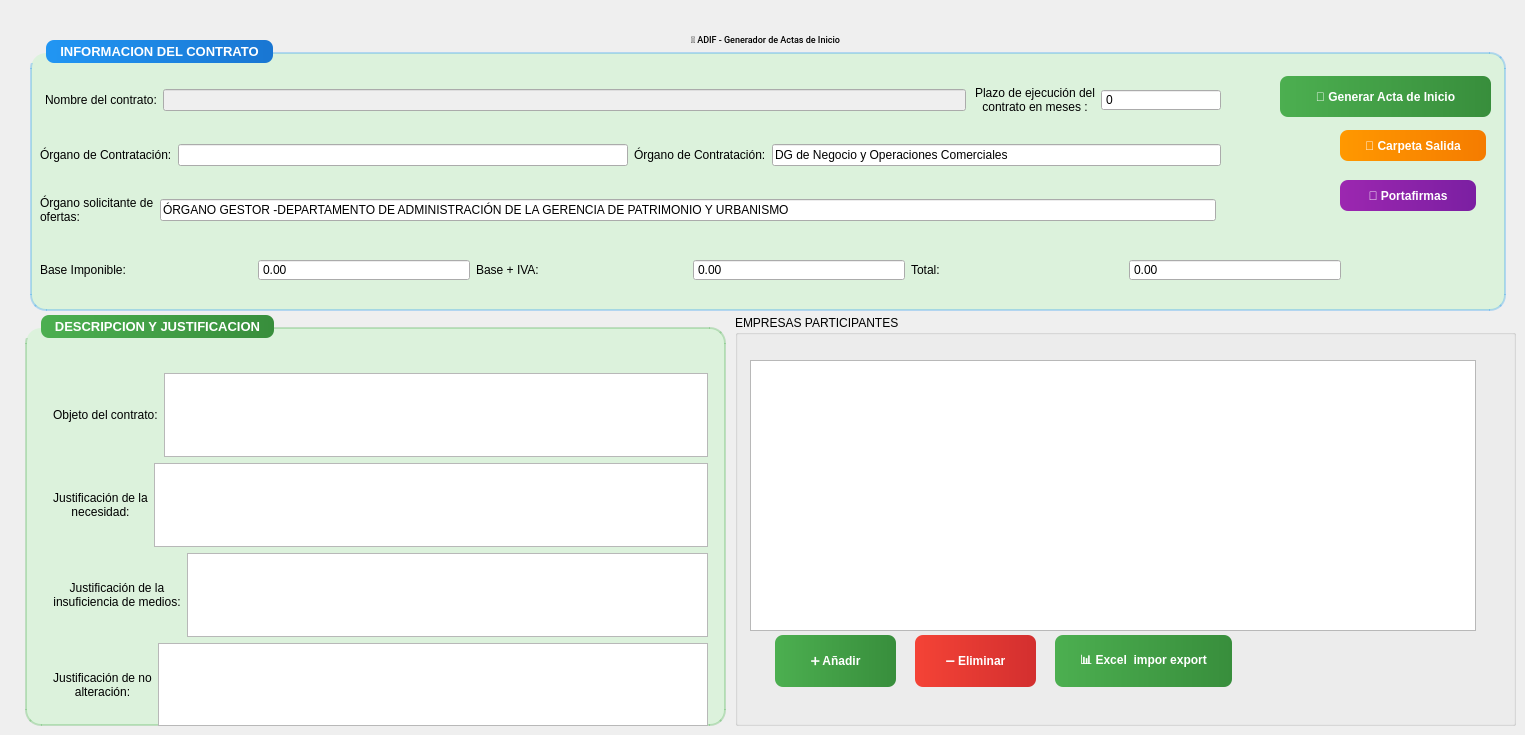
    <widget class="QWidget" name="Inicio">
     <attribute name="title">
      <string>Inicio</string>
     </attribute>
     <widget class="QLabel" name="label_14">
      <property name="geometry">
       <rect>
        <x>30</x>
        <y>9</y>
        <width>1471</width>
        <height>61</height>
       </rect>
      </property>
      <property name="font">
       <font>
        <family>Segoe UI,Arial,Calibri,Roboto,sans-serif</family>
        <pointsize>7</pointsize>
        <weight>62</weight>
        <bold>true</bold>
       </font>
      </property>
      <property name="text">
       <string>🏢 ADIF - Generador de Actas de Inicio</string>
      </property>
      <property name="alignment">
       <set>Qt::AlignCenter</set>
      </property>
      <property name="setFixedSize" stdset="0">
       <size>
        <width>1471</width>
        <height>61</height>
       </size>
      </property>
     </widget>
     <widget class="QGroupBox" name="groupBox_2">
      <property name="geometry">
       <rect>
        <x>30</x>
        <y>40</y>
        <width>1476</width>
        <height>271</height>
       </rect>
      </property>
      <property name="styleSheet">
       <string notr="true">QGroupBox {
    background: #dcf2dc;
    border: 2px solid rgba(33, 150, 243, 0.3);
    border-radius: 16px;
    margin-top: 12px;
    padding-top: 8px;
    font-weight: 600;
    font-size: 10pt;
    color: #1565C0;
}
QGroupBox::title {
    subcontrol-origin: margin;
    subcontrol-position: top left;
    padding: 4px 12px;
    background: qlineargradient(x1:0,y1:0,x2:1,y2:0, stop:0 #2196F3, stop:1 #1976D2);
    color: white;
    border-radius: 8px;
    margin-left: 16px;
}</string>
      </property>
      <property name="title">
       <string>INFORMACION DEL CONTRATO</string>
      </property>
      <property name="setFixedSize" stdset="0">
       <size>
        <width>1476</width>
        <height>296</height>
       </size>
      </property>
      <widget class="QPushButton" name="Abrir_carpeta">
       <property name="geometry">
        <rect>
         <x>1310</x>
         <y>90</y>
         <width>146</width>
         <height>31</height>
        </rect>
       </property>
       <property name="styleSheet">
        <string notr="true">QPushButton {
    background: qlineargradient(x1:0,y1:0,x2:1,y2:0, stop:0 #FF9800, stop:1 #F57C00);
    color: #ffffff;
    border: none;
    border-radius: 8px;
    padding: 6px 12px;
    font-weight: 600;
    font-size: 9pt;
}
QPushButton:hover {
    background: qlineargradient(x1:0,y1:0,x2:1,y2:0, stop:0 #FFB74D, stop:1 #FF9800);
}
QPushButton:pressed {
    background: #E65100;
}</string>
       </property>
       <property name="text">
        <string>📁 Carpeta Salida</string>
       </property>
       <property name="setFixedSize" stdset="0">
        <size>
         <width>146</width>
         <height>31</height>
        </size>
       </property>
      </widget>
      <widget class="QPushButton" name="Abrir_portafirmas">
       <property name="geometry">
        <rect>
         <x>1310</x>
         <y>140</y>
         <width>136</width>
         <height>31</height>
        </rect>
       </property>
       <property name="styleSheet">
        <string notr="true">QPushButton {
    background: qlineargradient(x1:0,y1:0,x2:1,y2:0, stop:0 #9C27B0, stop:1 #7B1FA2);
    color: #ffffff;
    border: none;
    border-radius: 8px;
    padding: 6px 12px;
    font-weight: 600;
    font-size: 9pt;
}
QPushButton:hover {
    background: qlineargradient(x1:0,y1:0,x2:1,y2:0, stop:0 #BA68C8, stop:1 #9C27B0);
}
QPushButton:pressed {
    background: #6A1B9A;
}</string>
       </property>
       <property name="text">
        <string>📝 Portafirmas</string>
       </property>
       <property name="setFixedSize" stdset="0">
        <size>
         <width>136</width>
         <height>31</height>
        </size>
       </property>
      </widget>
      <widget class="QPushButton" name="Generar_Acta_Inicio">
       <property name="geometry">
        <rect>
         <x>1250</x>
         <y>36</y>
         <width>211</width>
         <height>41</height>
        </rect>
       </property>
       <property name="styleSheet">
        <string notr="true">QPushButton {
    background: qlineargradient(x1:0,y1:0,x2:1,y2:0, stop:0 #4CAF50, stop:1 #388E3C);
    color: #ffffff;
    border: none;
    border-radius: 8px;
    padding: 6px 12px;
    font-weight: 600;
    font-size: 9pt;
}
QPushButton:hover {
    background: qlineargradient(x1:0,y1:0,x2:1,y2:0, stop:0 #66BB6A, stop:1 #4CAF50);
}
QPushButton:pressed {
    background: #2E7D32;
}</string>
       </property>
       <property name="text">
        <string>🏁 Generar Acta de Inicio</string>
       </property>
       <property name="setFixedSize" stdset="0">
        <size>
         <width>211</width>
         <height>41</height>
        </size>
       </property>
      </widget>
      <widget class="QWidget" name="layoutWidget">
       <property name="geometry">
        <rect>
         <x>10</x>
         <y>145</y>
         <width>1176</width>
         <height>50</height>
        </rect>
       </property>
       <layout class="QHBoxLayout" name="horizontalLayout_19">
        <item>
         <widget class="QLabel" name="Lb9">
          <property name="text">
           <string>Órgano solicitante de ofertas:</string>
          </property>
          <property name="wordWrap">
           <bool>true</bool>
          </property>
         </widget>
        </item>
        <item>
         <widget class="QLineEdit" name="OrganoSolicitaOfertas">
          <property name="text">
           <string>ÓRGANO GESTOR -DEPARTAMENTO DE ADMINISTRACIÓN DE LA GERENCIA DE PATRIMONIO Y URBANISMO </string>
          </property>
         </widget>
        </item>
       </layout>
      </widget>
      <widget class="QWidget" name="layoutWidget">
       <property name="geometry">
        <rect>
         <x>10</x>
         <y>90</y>
         <width>1181</width>
         <height>50</height>
        </rect>
       </property>
       <layout class="QHBoxLayout" name="horizontalLayout_20">
        <item>
         <widget class="QLabel" name="Lb2">
          <property name="text">
           <string>Órgano de Contratación:</string>
          </property>
         </widget>
        </item>
        <item>
         <widget class="QLineEdit" name="organoContratacion">
          <property name="enabled">
           <bool>true</bool>
          </property>
          <property name="text">
           <string/>
          </property>
          <property name="readOnly">
           <bool>false</bool>
          </property>
         </widget>
        </item>
        <item>
         <widget class="QLabel" name="Lb3">
          <property name="text">
           <string>Órgano de Contratación:</string>
          </property>
         </widget>
        </item>
        <item>
         <widget class="QLineEdit" name="organoContratacion2">
          <property name="text">
           <string>DG de Negocio y Operaciones Comerciales</string>
          </property>
          <property name="readOnly">
           <bool>false</bool>
          </property>
         </widget>
        </item>
       </layout>
      </widget>
      <widget class="QWidget" name="layoutWidget">
       <property name="geometry">
        <rect>
         <x>15</x>
         <y>35</y>
         <width>921</width>
         <height>50</height>
        </rect>
       </property>
       <layout class="QHBoxLayout" name="horizontalLayout_21">
        <item>
         <widget class="QLabel" name="Lb1">
          <property name="text">
           <string>Nombre del contrato:</string>
          </property>
         </widget>
        </item>
        <item>
         <widget class="QLineEdit" name="nombreObra">
          <property name="enabled">
           <bool>false</bool>
          </property>
         </widget>
        </item>
       </layout>
      </widget>
      <widget class="QWidget" name="layoutWidget">
       <property name="geometry">
        <rect>
         <x>945</x>
         <y>35</y>
         <width>246</width>
         <height>50</height>
        </rect>
       </property>
       <layout class="QHBoxLayout" name="horizontalLayout_22">
        <item>
         <widget class="QLabel" name="Lb4">
          <property name="text">
           <string>Plazo de ejecución del contrato en meses :</string>
          </property>
          <property name="alignment">
           <set>Qt::AlignCenter</set>
          </property>
          <property name="wordWrap">
           <bool>true</bool>
          </property>
         </widget>
        </item>
        <item>
         <widget class="QSpinBox" name="plazoEjecucion">
          <property name="buttonSymbols">
           <enum>QAbstractSpinBox::NoButtons</enum>
          </property>
         </widget>
        </item>
       </layout>
      </widget>
      <widget class="QWidget" name="layoutWidget">
       <property name="geometry">
        <rect>
         <x>10</x>
         <y>205</y>
         <width>1301</width>
         <height>50</height>
        </rect>
       </property>
       <layout class="QHBoxLayout" name="horizontalLayout_24">
        <item>
         <widget class="QLabel" name="Lb5">
          <property name="text">
           <string>Base Imponible:</string>
          </property>
         </widget>
        </item>
        <item>
         <widget class="QDoubleSpinBox" name="basePresupuesto">
          <property name="buttonSymbols">
           <enum>QAbstractSpinBox::NoButtons</enum>
          </property>
          <property name="decimals">
           <number>2</number>
          </property>
          <property name="minimum">
           <double>0.000000000000000</double>
          </property>
          <property name="maximum">
           <double>100000000.000000000000000</double>
          </property>
          <property name="singleStep">
           <double>1.000000000000000</double>
          </property>
         </widget>
        </item>
        <item>
         <widget class="QLabel" name="Lb6">
          <property name="text">
           <string>Base + IVA:</string>
          </property>
         </widget>
        </item>
        <item>
         <widget class="QDoubleSpinBox" name="ivaPresupuestoBase">
          <property name="readOnly">
           <bool>true</bool>
          </property>
          <property name="buttonSymbols">
           <enum>QAbstractSpinBox::NoButtons</enum>
          </property>
          <property name="decimals">
           <number>2</number>
          </property>
          <property name="minimum">
           <double>0.000000000000000</double>
          </property>
          <property name="maximum">
           <double>100000000.000000000000000</double>
          </property>
          <property name="singleStep">
           <double>1.000000000000000</double>
          </property>
         </widget>
        </item>
        <item>
         <widget class="QLabel" name="Lb7">
          <property name="text">
           <string>Total:</string>
          </property>
         </widget>
        </item>
        <item>
         <widget class="QDoubleSpinBox" name="totalPresupuestoBase">
          <property name="readOnly">
           <bool>true</bool>
          </property>
          <property name="buttonSymbols">
           <enum>QAbstractSpinBox::NoButtons</enum>
          </property>
          <property name="decimals">
           <number>2</number>
          </property>
          <property name="minimum">
           <double>0.000000000000000</double>
          </property>
          <property name="maximum">
           <double>100000000.000000000000000</double>
          </property>
          <property name="singleStep">
           <double>1.000000000000000</double>
          </property>
         </widget>
        </item>
       </layout>
      </widget>
     </widget>
     <widget class="QGroupBox" name="groupBox_3">
      <property name="geometry">
       <rect>
        <x>25</x>
        <y>315</y>
        <width>701</width>
        <height>411</height>
       </rect>
      </property>
      <property name="styleSheet">
       <string notr="true">QGroupBox {
    background: #dcf2dc;
    border: 2px solid rgba(76, 175, 80, 0.3);
    border-radius: 16px;
    margin-top: 12px;
    padding-top: 8px;
    font-weight: 600;
    font-size: 10pt;
    color: #388E3C;
}
QGroupBox::title {
    subcontrol-origin: margin;
    subcontrol-position: top left;
    padding: 4px 12px;
    background: qlineargradient(x1:0,y1:0,x2:1,y2:0, stop:0 #4CAF50, stop:1 #388E3C);
    color: white;
    border-radius: 8px;
    margin-left: 16px;
}</string>
      </property>
      <property name="title">
       <string>DESCRIPCION Y JUSTIFICACION</string>
      </property>
      <property name="setFixedSize" stdset="0">
       <size>
        <width>701</width>
        <height>486</height>
       </size>
      </property>
      <widget class="QWidget" name="layoutWidget">
       <property name="geometry">
        <rect>
         <x>20</x>
         <y>50</y>
         <width>671</width>
         <height>397</height>
        </rect>
       </property>
       <layout class="QVBoxLayout" name="verticalLayout_3">
        <property name="sizeConstraint">
         <enum>QLayout::SetDefaultConstraint</enum>
        </property>
        <property name="leftMargin">
         <number>8</number>
        </property>
        <property name="topMargin">
         <number>8</number>
        </property>
        <property name="rightMargin">
         <number>8</number>
        </property>
        <property name="bottomMargin">
         <number>8</number>
        </property>
        <item>
         <layout class="QHBoxLayout" name="horizontalLayout_30">
          <item>
           <widget class="QLabel" name="Lb_1">
            <property name="text">
             <string>Objeto del contrato:</string>
            </property>
            <property name="wordWrap">
             <bool>true</bool>
            </property>
           </widget>
          </item>
          <item>
           <widget class="QTextEdit" name="objeto"/>
          </item>
         </layout>
        </item>
        <item>
         <layout class="QHBoxLayout" name="horizontalLayout_29">
          <item>
           <widget class="QLabel" name="Lb_2">
            <property name="text">
             <string>Justificación de la necesidad:</string>
            </property>
            <property name="alignment">
             <set>Qt::AlignCenter</set>
            </property>
            <property name="wordWrap">
             <bool>true</bool>
            </property>
           </widget>
          </item>
          <item>
           <widget class="QTextEdit" name="justificacion"/>
          </item>
         </layout>
        </item>
        <item>
         <layout class="QHBoxLayout" name="horizontalLayout_28">
          <item>
           <widget class="QLabel" name="Lb_3">
            <property name="text">
             <string>Justificación de la insuficiencia de medios:</string>
            </property>
            <property name="alignment">
             <set>Qt::AlignCenter</set>
            </property>
            <property name="wordWrap">
             <bool>true</bool>
            </property>
           </widget>
          </item>
          <item>
           <widget class="QTextEdit" name="insuficiencia"/>
          </item>
         </layout>
        </item>
        <item>
         <layout class="QHBoxLayout" name="horizontalLayout_27">
          <item>
           <widget class="QLabel" name="Lb_4">
            <property name="text">
             <string>Justificación de no alteración:</string>
            </property>
            <property name="alignment">
             <set>Qt::AlignCenter</set>
            </property>
            <property name="wordWrap">
             <bool>true</bool>
            </property>
           </widget>
          </item>
          <item>
           <widget class="QTextEdit" name="justificacionLimites">
            <property name="readOnly">
             <bool>true</bool>
            </property>
           </widget>
          </item>
         </layout>
        </item>
        <item>
         <layout class="QHBoxLayout" name="horizontalLayout_26">
          <item>
           <widget class="QLabel" name="Lb8">
            <property name="text">
             <string>Régimen de pagos:</string>
            </property>
           </widget>
          </item>
          <item>
           <widget class="QLineEdit" name="regimenPagos"/>
          </item>
         </layout>
        </item>
       </layout>
      </widget>
     </widget>
     <widget class="QGroupBox" name="groupBox_4">
      <property name="geometry">
       <rect>
        <x>735</x>
        <y>315</y>
        <width>781</width>
        <height>411</height>
       </rect>
      </property>
      <property name="styleSheet">
       <string notr="true">QPushButton {
background: qlineargradient(x1:0,y1:0,x2:1,y2:0, stop:0 #FFC107, stop:1 #FF8F00);
color: #ffffff;
border: none;
border-radius: 8px;
padding: 6px 12px;
font-weight: 600;
}
QPushButton:hover {
background: qlineargradient(x1:0,y1:0,x2:1,y2:0, stop:0 #FFD54F, stop:1 #FFC107);
}
QPushButton:pressed {
background: #FF6F00;
}</string>
      </property>
      <property name="title">
       <string>EMPRESAS PARTICIPANTES</string>
      </property>
      <property name="setFixedSize" stdset="0">
       <size>
        <width>771</width>
        <height>486</height>
       </size>
      </property>
      <widget class="QTableWidget" name="TwEmpresas">
       <property name="geometry">
        <rect>
         <x>15</x>
         <y>45</y>
         <width>726</width>
         <height>271</height>
        </rect>
       </property>
       <property name="font">
        <font>
         <family>Segoe UI,Arial,Calibri,Roboto,sans-serif</family>
         <pointsize>7</pointsize>
         <weight>50</weight>
         <bold>false</bold>
        </font>
       </property>
       <property name="verticalScrollBarPolicy">
        <enum>Qt::ScrollBarAsNeeded</enum>
       </property>
       <property name="sizeAdjustPolicy">
        <enum>QAbstractScrollArea::AdjustToContents</enum>
       </property>
       <property name="setFixedSize" stdset="0">
        <size>
         <width>726</width>
         <height>361</height>
        </size>
       </property>
       <attribute name="horizontalHeaderDefaultSectionSize">
        <number>80</number>
       </attribute>
       <attribute name="verticalHeaderDefaultSectionSize">
        <number>60</number>
       </attribute>
       <attribute name="verticalHeaderMinimumSectionSize">
        <number>60</number>
       </attribute>
      </widget>
      <widget class="QPushButton" name="Pb_add">
       <property name="geometry">
        <rect>
         <x>40</x>
         <y>320</y>
         <width>121</width>
         <height>52</height>
        </rect>
       </property>
       <property name="sizePolicy">
        <sizepolicy hsizetype="Fixed" vsizetype="Fixed">
         <horstretch>0</horstretch>
         <verstretch>0</verstretch>
        </sizepolicy>
       </property>
       <property name="minimumSize">
        <size>
         <width>80</width>
         <height>52</height>
        </size>
       </property>
       <property name="styleSheet">
        <string notr="true">QPushButton {
    background: qlineargradient(x1:0,y1:0,x2:1,y2:0, stop:0 #4CAF50, stop:1 #388E3C);
    color: #ffffff;
    border: none;
    border-radius: 8px;
    padding: 6px 12px;
    font-weight: 600;
    font-size: 9pt;
}
QPushButton:hover {
    background: qlineargradient(x1:0,y1:0,x2:1,y2:0, stop:0 #66BB6A, stop:1 #4CAF50);
}
QPushButton:pressed {
    background: #2E7D32;
}</string>
       </property>
       <property name="text">
        <string>➕ Añadir</string>
       </property>
       <property name="setFixedSize" stdset="0">
        <size>
         <width>80</width>
         <height>52</height>
        </size>
       </property>
      </widget>
      <widget class="QPushButton" name="Pb_remove">
       <property name="geometry">
        <rect>
         <x>180</x>
         <y>320</y>
         <width>121</width>
         <height>52</height>
        </rect>
       </property>
       <property name="sizePolicy">
        <sizepolicy hsizetype="Fixed" vsizetype="Fixed">
         <horstretch>0</horstretch>
         <verstretch>0</verstretch>
        </sizepolicy>
       </property>
       <property name="minimumSize">
        <size>
         <width>80</width>
         <height>52</height>
        </size>
       </property>
       <property name="styleSheet">
        <string notr="true">QPushButton {
    background: qlineargradient(x1:0,y1:0,x2:1,y2:0, stop:0 #f44336, stop:1 #d32f2f);
    color: #ffffff;
    border: none;
    border-radius: 8px;
    padding: 6px 12px;
    font-weight: 600;
    font-size: 9pt;
}
QPushButton:hover {
    background: qlineargradient(x1:0,y1:0,x2:1,y2:0, stop:0 #ef5350, stop:1 #f44336);
}
QPushButton:pressed {
    background: #c62828;
}</string>
       </property>
       <property name="text">
        <string>➖ Eliminar</string>
       </property>
       <property name="setFixedSize" stdset="0">
        <size>
         <width>80</width>
         <height>52</height>
        </size>
       </property>
      </widget>
      <widget class="QPushButton" name="Pb_Imp_Exp_excel">
       <property name="geometry">
        <rect>
         <x>320</x>
         <y>320</y>
         <width>177</width>
         <height>52</height>
        </rect>
       </property>
       <property name="sizePolicy">
        <sizepolicy hsizetype="Fixed" vsizetype="Fixed">
         <horstretch>0</horstretch>
         <verstretch>0</verstretch>
        </sizepolicy>
       </property>
       <property name="minimumSize">
        <size>
         <width>80</width>
         <height>52</height>
        </size>
       </property>
       <property name="styleSheet">
        <string notr="true">QPushButton {
    background: qlineargradient(x1:0,y1:0,x2:1,y2:0, stop:0 #4CAF50, stop:1 #388E3C);
    color: #ffffff;
    border: none;
    border-radius: 8px;
    padding: 6px 12px;
    font-weight: 600;
    font-size: 9pt;
}
QPushButton:hover {
    background: qlineargradient(x1:0,y1:0,x2:1,y2:0, stop:0 #66BB6A, stop:1 #4CAF50);
}
QPushButton:pressed {
    background: #2E7D32;
}</string>
       </property>
       <property name="text">
        <string>📊 Excel  impor export</string>
       </property>
       <property name="setFixedSize" stdset="0">
        <size>
         <width>177</width>
         <height>52</height>
        </size>
       </property>
      </widget>
     </widget>
     <zorder>groupBox_4</zorder>
     <zorder>groupBox_3</zorder>
     <zorder>groupBox_2</zorder>
     <zorder>label_14</zorder>
    </widget>
